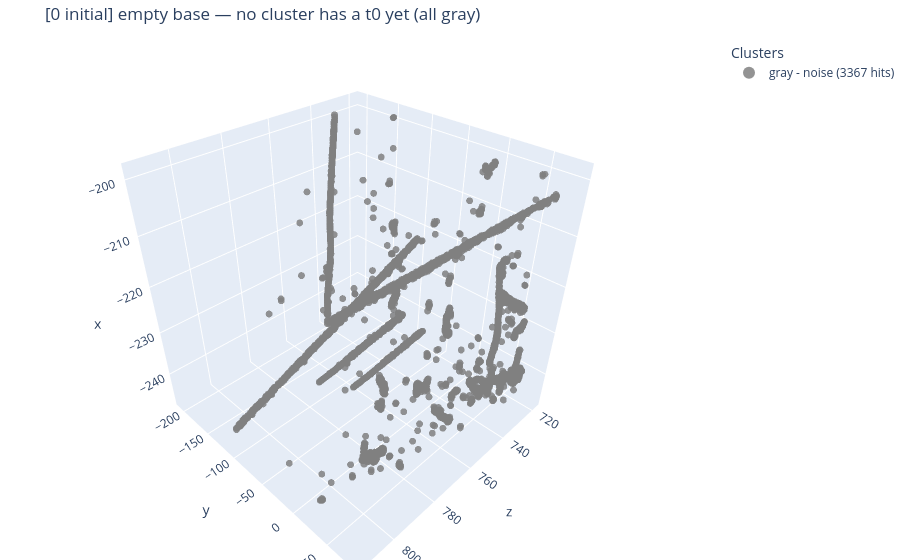

Notebook cell for this chart:
### Code cell
# ---- display machinery: fires on every base-image change of the watched TPC ----
_prev = {"base": None, "n": 0}

def show_state(stage, note, base_view=None, force=False):
    base = np.asarray(base_view if base_view is not None else W.current_base(S)[TPC], np.float32)
    changed = _prev["base"] is None or not np.allclose(base, _prev["base"], atol=1.0)
    if not (changed or force):
        return
    _prev["n"] += 1
    print(f"\n{'='*100}")
    print(f"  frame {_prev['n']:>3} | [{stage}]  {note}")
    print(f"{'='*100}")
    if changed:
        _prev["base"] = base.copy()
    # 1) the usual 2D light + charge display
    plot_tpc_light_and_charge(ev_id=EV, TPCid=TPC, hits_full_ev=S["hits_full_ev"],
                              actual=S["actual"][TPC].astype(np.float32),
                              predicted=base, geom_map=geom_map, individualScaling=False)
    plt.show()
    # 2) interactive 3D reconstructed display (gray = not yet assigned)
    ts = W.current_ts(S)
    m = S["hit_tpc"] == TPC
    safe = np.where(np.isfinite(ts) & (ts >= 0), ts, -1.0)
    g = pt.group_hits_by_time(safe[m], time_window=10)
    pt.plot_3d_clusters_with_t0(
        x=np.asarray(S["fs"].event.x)[m], y=np.asarray(S["fs"].event.y)[m],
        z=np.asarray(S["fs"].event.z)[m], labels=g, t0s=safe[m],
        energies=S["e_pos"][m], title=f"[{stage}] {note[:70]}", save_path=None)

# initial state: nothing placed in the walkthrough's rebuilt base yet
np.asarray(S["fs"].track_stage.base_image)[:] = 0.0
S["hit_t0"][:] = np.nan
show_state("0 initial", "empty base — no cluster has a t0 yet (all gray)", force=True)

### Figure 1 — Plotly figure (JSON) as saved in the notebook; plotly's stock layout.template omitted (floating-point values rounded to 4 significant figures; data arrays with more than 128 entries replaced by an {"elided": "..."} marker saying what was removed)
{"data": [{"marker": {"color": "gray", "line": {"width": 0}, "opacity": 0.85, "size": 4}, "mode": "markers", "name": "gray - noise (3367 hits)", "type": "scatter3d", "x": {"elided": "3367 float values"}, "y": {"elided": "3367 float values"}, "z": {"elided": "3367 float values"}}], "layout": {"legend": {"itemsizing": "constant", "title": {"text": "Clusters"}}, "margin": {"b": 0, "l": 0, "r": 0, "t": 40}, "scene": {"xaxis": {"title": {"text": "z"}}, "yaxis": {"title": {"text": "y"}}, "zaxis": {"title": {"text": "x"}}}, "showlegend": true, "title": {"text": "[0 initial] empty base — no cluster has a t0 yet (all gray)"}}}
